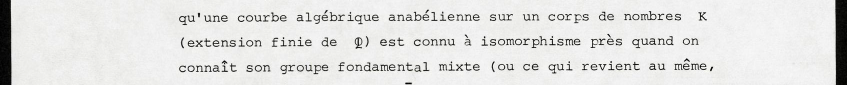
#> input picture raw/archive_api_typescripts_20261112/pilot/crops/esq019_connu.png, 1694 x 170 px, given in place of page.jpg, which was not available (shown at 1/2 size)
$ python crop_scan022_reader_c.py
#> lines starting #> are read from the running program, lines starting #| are printed output that depends on the picture
from pathlib import Path
from PIL import Image, ImageOps, ImageFilter
import json

root = Path('/workspace/scratch/937907bd75d7/SP75_C13_145_work')
source = root / 'packets/145_scan022/page.jpg'
out = root / 'edition/crops'
out.mkdir(parents=True, exist_ok=True)
items = [
    ('formula10', [210, 15, 1040, 375], 0, 'Entire system (10), all cancelled signs, disputed indices and exponents, and final punctuation; adjacent handwritten 9.'),
    ('upper_margin', [22, 181, 418, 850], -37, 'Complete slanted marginal addition, including ajouter/écrire, relations, generator count and punctuation.'),
    ('question', [240, 365, 1610, 680], 0, 'Complete three-line question after (10), including the final que non.'),
    ('path_negative', [240, 680, 1605, 995], 0, 'Quant à relever through également; dotted tau, path phrase and disputed negative/singular choice.'),
    ('demblee_prefere', [230, 980, 1620, 1230], 0, 'Naturels, d’emblée and je préfère considérer through sous-groupe d’isotropie.'),
    ('gamma_couples_display', [235, 1215, 1635, 1625], 0, 'Gamma identity and ornate group sign M0847, est formé, couples, cancelled On, and complete tilde-dot-sigma display.'),
    ('releves_hom', [240, 1620, 1600, 1945], 0, 'Qui sont relevés, lacet trivial en P, and On trouve un hom.'),
    ('formula11', [330, 1830, 1405, 2045], 0, 'Complete (11), both ornate group signs M0848–M0849, brace, map image and punctuation.'),
    ('formula12', [345, 2120, 1380, 2220], 0, 'Complete (12), plain arrow, unpointed sigma and ornate group sign M0850.'),
    ('lower_margin_footer', [20, 2200, 1450, 2358], 0, 'On pose display, lower marginal text and cancelled rho, dotted live rho equality, handwritten footer 21.'),
]
img = Image.open(source)
#> img is the input picture: PIL image 1694x170 RGB; mean R, G, B 224.4, 224.4, 223.1
manifest = []
for name, box, rotation, purpose in items:
    dest = out / f'145_scan022_{name}.png'
    if dest.exists():
        raise RuntimeError(f'Refusing to remake existing crop: {dest}')
    cropped = ImageOps.autocontrast(img.crop(box), cutoff=0.5)
    if rotation:
        cropped = cropped.rotate(rotation, resample=Image.Resampling.BICUBIC, expand=True, fillcolor='white')
    cropped = cropped.resize((2800, round(cropped.height * 2800 / cropped.width)), Image.Resampling.LANCZOS)
    cropped = cropped.filter(ImageFilter.UnsharpMask(radius=1.2, percent=120, threshold=3))
    cropped.save(dest)
    manifest.append({'name': name, 'crop': f'crops/{dest.name}', 'box': box, 'rotation_degrees': rotation, 'purpose': purpose})
#> this loop made 10 passes
#> pass 1, `cropped = ImageOps.autocontrast(img.crop(box), cutoff=0.5)`:
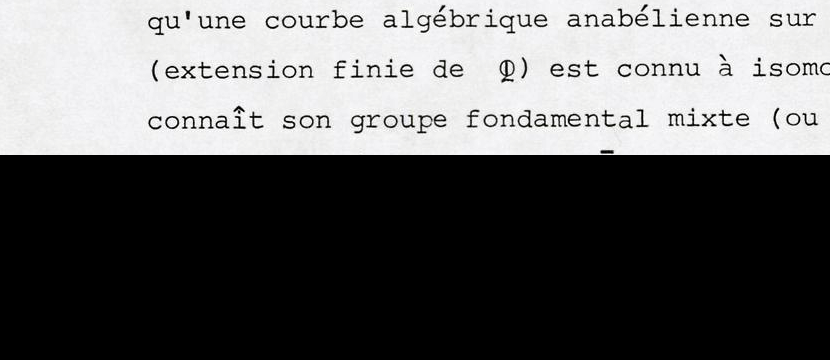
#> cropped: PIL image 830x360 RGB; mean R, G, B 98.2, 98.2, 98.4
#> after the loop: cropped: PIL image 2800x309 RGB; every value is 0
#> after the loop, manifest = 10 items
target = root / 'edition/reader_reports/145_scan022_crop_boxes.json'
target.write_text(json.dumps(manifest, ensure_ascii=False, indent=2) + '\n')
print(f'Saved {len(manifest)} crops and {target}')
#| Saved 10 crops and /workspace/scratch/937907bd75d7/SP75_C13_145_work/edition/reader_reports/145_scan022_crop_boxes.json

$ run again, on raw/pro_returns/LM7_FERMAT_TOWER_20261113T1842Z/LM7_FERMAT_TOWER/qa/contact_097_112.jpg
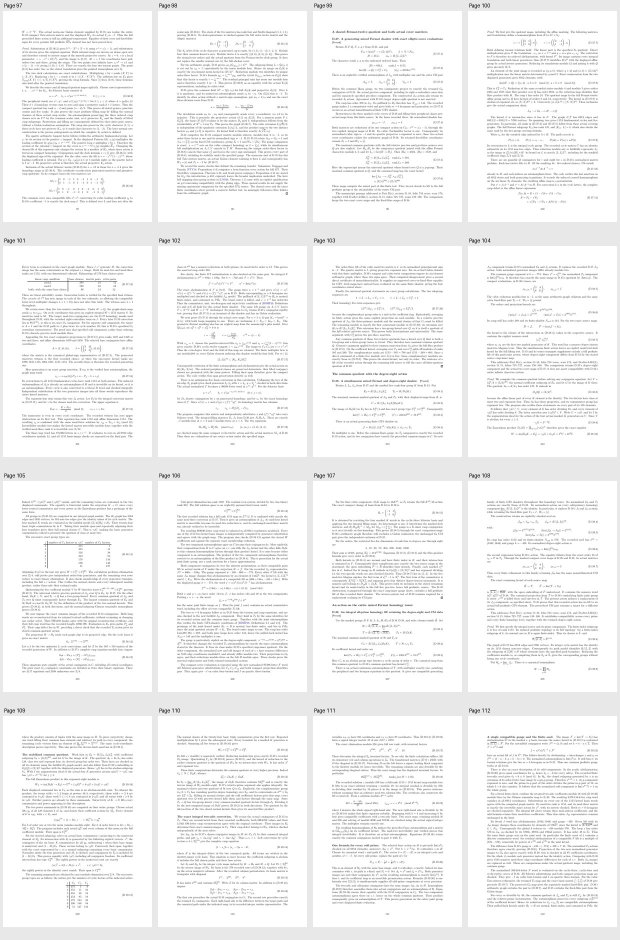
#> input picture raw/pro_returns/LM7_FERMAT_TOWER_20261113T1842Z/LM7_FERMAT_TOWER/qa/contact_097_112.jpg, 1240 x 1880 px, given in place of page.jpg, which was not available (shown at 1/2 size)
#> img is the input picture: PIL image 1240x1880 RGB; mean R, G, B 242.1, 242.1, 242.1
#> the loop `for name, box, rotation, purpose in items:` made 10 passes
#> pass 1, `cropped = cropped.resize((2800, round(cropped.height * 2800 / cropped...`:
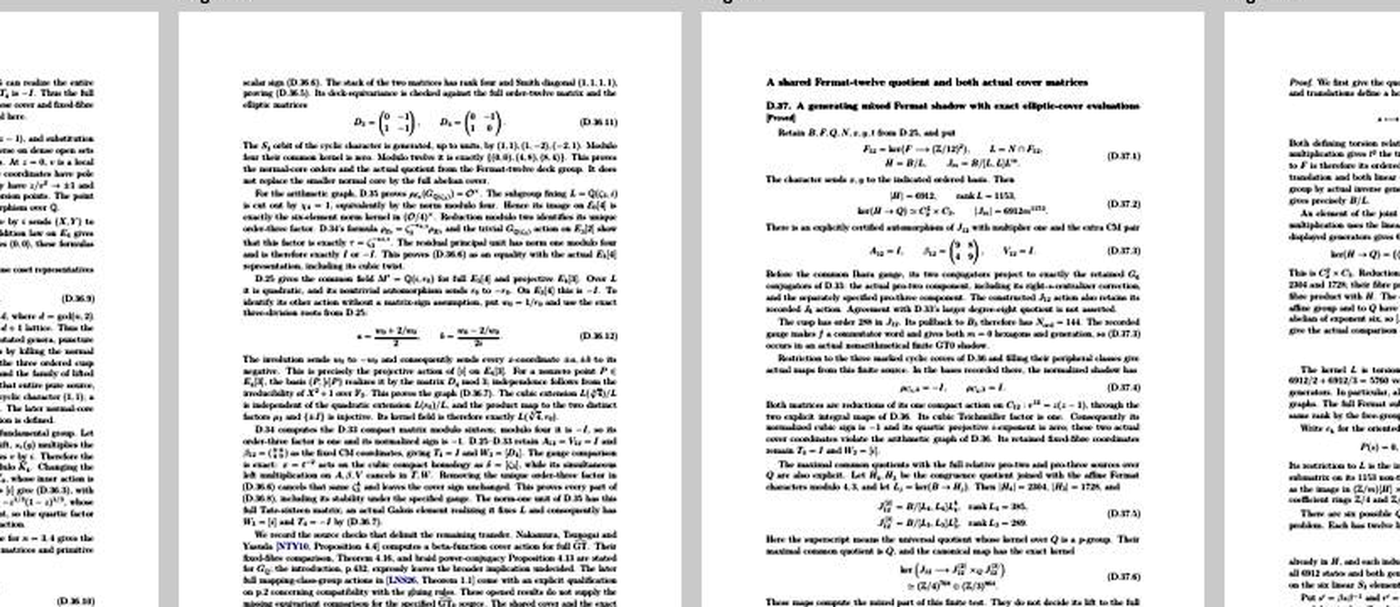
#> cropped: PIL image 2800x1214 RGB (shown at 1/2 size); mean R, G, B 225, 225, 225.1
#> pass 2, `cropped = ImageOps.autocontrast(img.crop(box), cutoff=0.5)`:
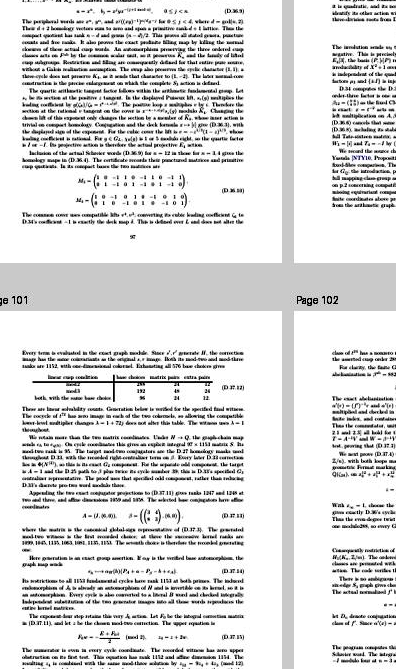
#> cropped: PIL image 396x669 RGB; mean R, G, B 223.1, 223.1, 223.1
#> after the loop `for name, box, rotation, purpose in items:`: manifest = 10 items
#| Saved 10 crops and /workspace/scratch/937907bd75d7/SP75_C13_145_work/edition/reader_reports/145_scan022_crop_boxes.json
